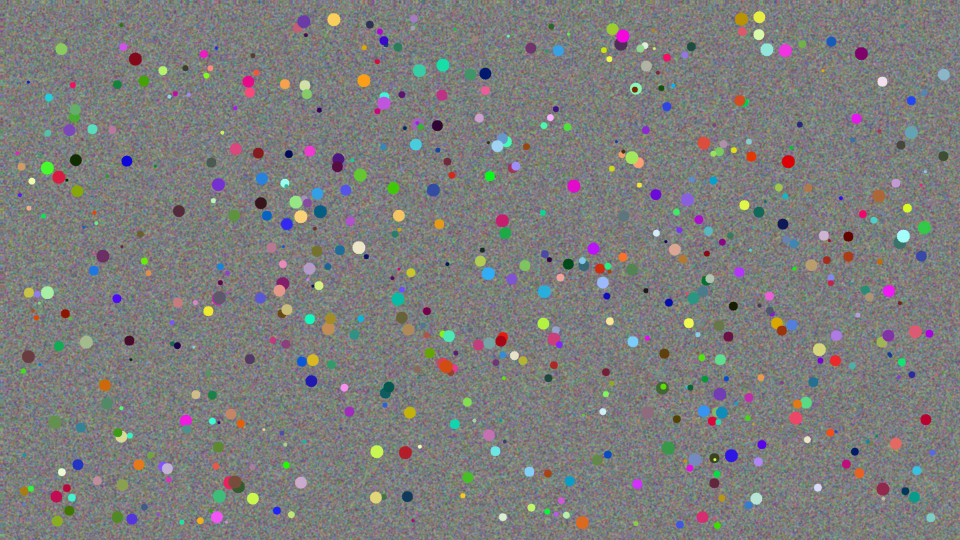
#> input picture frame 12 of tools/outputs/benchmark/shaky.mp4, 1920 x 1080 px (shown at 1/2 size)
$ python benchmark.py
#> lines starting #> are read from the running program, lines starting #| are printed output that depends on the picture
### src/video_stabilizer/core.py
"""Track features, smooth the camera path, and render corrected frames."""
from pathlib import Path
import time

import cv2
import numpy as np

from .audio import retain_audio


def is_scene_cut(previous, current):
    """Conservatively identify abrupt changes in luminance distribution.

    This heuristic can miss cuts between similarly lit scenes and can classify
    a strong exposure flash as a cut. It is not a semantic shot detector.
    """
    previous = cv2.resize(previous, (160, 90), interpolation=cv2.INTER_AREA)
    current = cv2.resize(current, (160, 90), interpolation=cv2.INTER_AREA)
    histograms = []
    for image in (previous, current):
        histogram = cv2.calcHist([image], [0], None, [32], [0, 256])
        histograms.append(cv2.normalize(histogram, None, norm_type=cv2.NORM_L1))
    distance = cv2.compareHist(*histograms, cv2.HISTCMP_BHATTACHARYYA)
    difference = float(np.mean(cv2.absdiff(previous, current)))
    return distance > 0.65 and difference > 35


def estimate_motion(previous, current):
    # Track on a bounded-size image, but estimate transforms in native pixels.
    # This avoids running optical flow over every 4K pixel.
    height, width = previous.shape[:2]
    factor = min(1., 1920 / max(width, height))
    coordinate_scale = np.ones(2, dtype=np.float32)
    if factor < 1:
        size = (round(width * factor), round(height * factor))
        previous = cv2.resize(previous, size, interpolation=cv2.INTER_AREA)
        current = cv2.resize(current, size, interpolation=cv2.INTER_AREA)
        coordinate_scale = np.array([width / size[0], height / size[1]], dtype=np.float32)
    points = cv2.goodFeaturesToTrack(previous, 500, 0.01, 10)
    if points is None or len(points) < 6:
        return np.eye(3), False
    tracked, status, _ = cv2.calcOpticalFlowPyrLK(previous, current, points, None)
    if tracked is None:
        return np.eye(3), False
    valid = status.ravel().astype(bool)
    if valid.sum() < 6:
        return np.eye(3), False
    affine, inliers = cv2.estimateAffinePartial2D(
        points[valid] * coordinate_scale, tracked[valid] * coordinate_scale, method=cv2.RANSAC,
        ransacReprojThreshold=3.0 * max(coordinate_scale),
    )
    if affine is None or inliers.sum() < 6 or not np.isfinite(affine).all():
        return np.eye(3), False
    scale = np.hypot(affine[0, 0], affine[1, 0])
    if not np.isfinite(scale) or scale < 1e-6:
        return np.eye(3), False
    # Keep scale with translation: dropping scale alone turns a centered zoom
    # into a false camera pan because its translation still includes the zoom.
    return np.vstack([affine, [0, 0, 1]]), True


# [141 lines left out: functions smooth_path, adaptive_crop, blend_correction, crop_at_strength, plan_bounded_crops, smooth_crop_zooms and 1 more, not called in this run]


def stabilize(source, destination, radius=15, zoom=1.05, comparison=None, adaptive=True, preserve_audio=True, progress=None, max_zoom=1.25):
    source, destination = Path(source), Path(destination)
    paths = [source.resolve(), destination.resolve()]
    if comparison:
        paths.append(Path(comparison).resolve())
    if len(set(paths)) != len(paths):
        raise ValueError("Input, output, and comparison paths must be different")
    if radius < 0 or not np.isfinite(zoom) or zoom < 1:
        raise ValueError("Radius must be nonnegative and zoom must be finite and at least 1")
    if adaptive and (not np.isfinite(max_zoom) or max_zoom < zoom):
        raise ValueError("Maximum zoom must be finite and at least the minimum crop zoom")
    started = time.perf_counter()
    capture = cv2.VideoCapture(str(source))
    writers = []
    try:
        ok, first = capture.read()
        if not ok:
            raise ValueError(f"Cannot read video: {source}")
        height, width = first.shape[:2]
        if min(width, height) < 4:
            raise ValueError("Video dimensions must be at least 4 pixels")
        fps = capture.get(cv2.CAP_PROP_FPS)
        if not np.isfinite(fps) or fps <= 0:
            raise ValueError("Video does not report a valid frame rate")
        previous = cv2.cvtColor(first, cv2.COLOR_BGR2GRAY)
        estimated_frames = max(1, int(capture.get(cv2.CAP_PROP_FRAME_COUNT)))
        if progress:
            progress("tracking", 0, estimated_frames)
        poses = [np.eye(3)]
        scene_starts = [0]
        failures = 0
        while True:
            ok, frame = capture.read()
            if not ok:
                break
            current = cv2.cvtColor(frame, cv2.COLOR_BGR2GRAY)
            if is_scene_cut(previous, current):
                scene_starts.append(len(poses))
                poses.append(np.eye(3))
            else:
                motion, reliable = estimate_motion(previous, current)
                poses.append(motion @ poses[-1])
                failures += not reliable
            previous = current
            if progress and len(poses) % 10 == 0:
                progress("tracking", len(poses), estimated_frames)
        if progress:
            progress("planning", 0, len(poses))
        path = np.array([[p[0, 2], p[1, 2], np.arctan2(p[1, 0], p[0, 0]),
                          np.log(np.hypot(p[0, 0], p[1, 0]))] for p in poses])
        scenes = list(zip(scene_starts, scene_starts[1:] + [len(poses)]))
        smoothed = np.empty_like(path)
        for start, end in scenes:
            path[start:end, 2] = np.unwrap(path[start:end, 2])
            smoothed[start:end] = smooth_path(path[start:end], radius)
        capture.release()
        capture = cv2.VideoCapture(str(source))
        for filename, size in [(destination, (width, height))] + ([(Path(comparison), (width * 2, height))] if comparison else []):
            filename.parent.mkdir(parents=True, exist_ok=True)
            writer = cv2.VideoWriter(str(filename), cv2.VideoWriter_fourcc(*"mp4v"), fps, size)
            writers.append(writer)
            if not writer.isOpened():
                raise ValueError(f"Cannot create video: {filename}")
        zoom_matrix = np.vstack([cv2.getRotationMatrix2D((width / 2, height / 2), 0, zoom), [0, 0, 1]])
        corrections = []
        for i, pose in enumerate(poses):
            x, y, angle, log_scale = smoothed[i]
            c, s = np.exp(log_scale) * np.array([np.cos(angle), np.sin(angle)])
            target = np.array([[c, -s, x], [s, c, y], [0, 0, 1]])
            correction = target @ np.linalg.inv(pose)
            corrections.append(correction)
        centers = plan_crop_centers(corrections, width, height, fps, scenes) if adaptive else [None] * len(poses)
        if adaptive:
            corrections, crop_zooms, strengths = plan_bounded_crops(
                corrections, centers, width, height, zoom, max_zoom, fps, scenes)
        else:
            corrections = [zoom_matrix @ correction for correction in corrections]
            crop_zooms = [np.hypot(correction[0, 0], correction[1, 0]) for correction in corrections]
            strengths = np.ones(len(corrections))
        # Express the limit per second so 30 and 120 FPS clips behave alike.
        rendered_zooms = np.array(crop_zooms)
        if adaptive:
            for start, end in scenes:
                rendered_zooms[start:end] = smooth_crop_zooms(crop_zooms[start:end], max_step=0.15 / fps)
        center = np.array([(width - 1) / 2, (height - 1) / 2])
        if progress:
            progress("rendering", 0, len(poses))
        for index, (correction, required, applied) in enumerate(zip(corrections, crop_zooms, rendered_zooms)):
            ok, frame = capture.read()
            if not ok:
                raise ValueError("Input changed or could not be decoded on the rendering pass")
            extra_zoom = applied / required
            envelope = np.array([[extra_zoom, 0, center[0] * (1 - extra_zoom)],
                                 [0, extra_zoom, center[1] * (1 - extra_zoom)], [0, 0, 1]])
            correction = envelope @ correction
            result = cv2.warpAffine(frame, correction[:2], (width, height), borderMode=cv2.BORDER_REFLECT)
            writers[0].write(result)
            if comparison:
                writers[1].write(np.hstack([frame, result]))
            if progress and ((index + 1) % 10 == 0 or index == len(poses) - 1):
                progress("rendering", index + 1, len(poses))
        # Finalize containers before FFmpeg reads them (particularly important
        # for MP4, whose index is written when the OpenCV writer closes).
        for writer in writers:
            writer.release()
        capture.release()
        audio_preserved = False
        if preserve_audio:
            if progress:
                progress("audio", 0, 1)
            audio_preserved = retain_audio(source, destination, len(poses) / fps)
            if comparison:
                retain_audio(source, comparison, len(poses) / fps)
        if progress:
            progress("complete", 1, 1)
        elapsed = time.perf_counter() - started
        return {"frames": len(poses), "fps": fps, "width": width, "height": height,
                "tracking_failures": int(failures), "seconds": round(time.perf_counter() - started, 3),
                "processing_fps": round(len(poses) / elapsed, 2),
                "max_feature_points": 500, "adaptive_crop": adaptive,
                "tracking_max_dimension": 1920,
                "scene_cuts": len(scene_starts) - 1,
                "scene_cut_frames": scene_starts[1:],
                "mean_crop_zoom": round(float(np.mean(rendered_zooms)), 4),
                "max_crop_zoom": round(float(np.max(rendered_zooms)), 4),
                "crop_zoom_limit": max_zoom if adaptive else None,
                "crop_limited_frames": int(np.sum(strengths < 1 - 1e-6)),
                "minimum_correction_strength": round(float(np.min(strengths)), 4),
                "max_crop_zoom_step": round(float(np.max(np.abs(np.diff(rendered_zooms)))), 6) if len(rendered_zooms) > 1 else 0.,
                "audio_preserved": audio_preserved}
    finally:
        capture.release()
        for writer in writers:
            writer.release()

### tools/benchmark.py
"""Reproducible synthetic evaluation; not a substitute for real-footage tests."""
import argparse
import hashlib
import json
from pathlib import Path

import cv2
import numpy as np

from video_stabilizer.core import stabilize


# [28 lines left out: function measure_jitter, not called in this run]


def main():
    parser = argparse.ArgumentParser(description=__doc__)
    parser.add_argument("--frames", type=int, default=120)
    parser.add_argument("--directory", type=Path, default=Path("outputs/benchmark"))
    args = parser.parse_args()
    if args.frames < 3:
        parser.error("--frames must be at least 3")
    args.directory.mkdir(parents=True, exist_ok=True)
    source = args.directory / "shaky.mp4"
    output = args.directory / "stabilized.mp4"
    rng = np.random.default_rng(2026)
    base = rng.integers(20, 235, (1080, 1920, 3), dtype=np.uint8)
    base = cv2.GaussianBlur(base, (5, 5), 0)
    for _ in range(600):
        center = tuple(int(v) for v in rng.integers([30, 30], [1890, 1050]))
        color = tuple(int(v) for v in rng.integers(0, 256, 3))
        cv2.circle(base, center, int(rng.integers(3, 14)), color, -1)
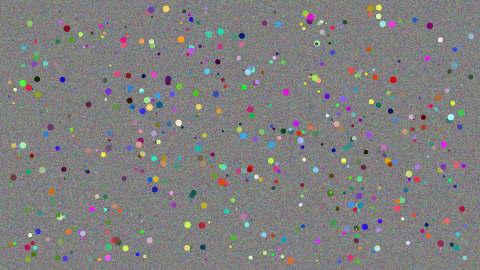
#> base: shape (1080, 1920, 3) (shown at 1/4 size); mean of channels 0, 1, 2 126.9, 126.9, 127.4; drawn as B, G, R
    writer = cv2.VideoWriter(str(source), cv2.VideoWriter_fourcc(*"mp4v"), 120, (1920, 1080))
    if not writer.isOpened():
        raise RuntimeError("Cannot create benchmark input")
    try:
        for i in range(args.frames):
            # Intentional slow pan plus independently sampled camera shake.
            dx = i * 0.25 + rng.normal(0, 5)
            dy = rng.normal(0, 4)
            frame = cv2.warpAffine(base, np.float32([[1, 0, dx], [0, 1, dy]]), (1920, 1080), borderMode=cv2.BORDER_REFLECT)
            writer.write(frame)
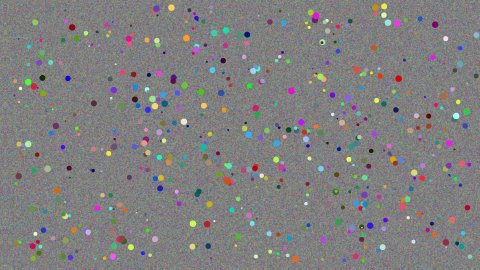
#> frame: shape (1080, 1920, 3) (shown at 1/4 size); mean of channels 0, 1, 2 126.9, 126.9, 127.5; drawn as B, G, R
    finally:
        writer.release()
    report = stabilize(source, output, radius=15)
#> in stabilize, first is the input picture: shape (1080, 1920, 3); mean B, G, R 124.3, 125.5, 125.1
#> in stabilize, `previous = cv2.cvtColor(first, cv2.COLOR_BGR2GRAY)`:
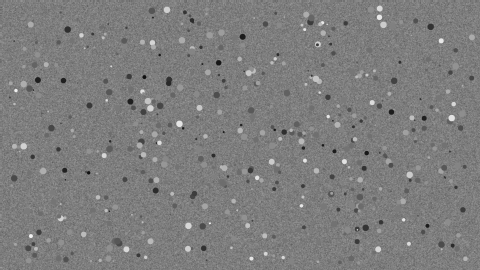
#> previous: shape (1080, 1920) (shown at 1/4 size); min 10, max 248, mean 125.2
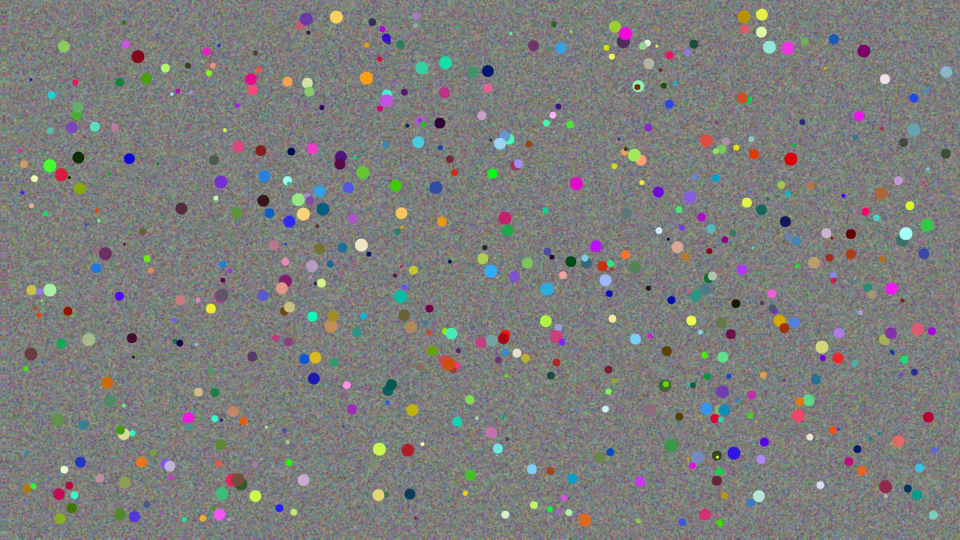
#> input picture frame 13 of tools/outputs/benchmark/shaky.mp4, 1920 x 1080 px (shown at 1/2 size)
#> in stabilize, frame is the input picture: shape (1080, 1920, 3); mean B, G, R 124.1, 125.6, 124.9
#> in stabilize, `current = cv2.cvtColor(frame, cv2.COLOR_BGR2GRAY)`:
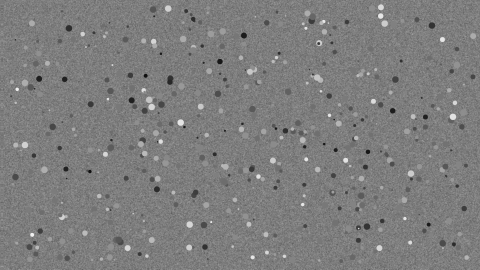
#> current: shape (1080, 1920) (shown at 1/4 size); min 9, max 248, mean 125.2
#> in is_scene_cut, `previous = cv2.resize(previous, (160, 90), interpolation=cv2.INTER_AREA)`:
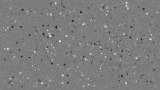
#> previous: shape (90, 160); min 29, max 230, mean 125.2
#> in is_scene_cut, `current = cv2.resize(current, (160, 90), interpolation=cv2.INTER_AREA)`:
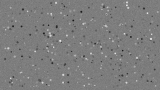
#> current: shape (90, 160); min 23, max 228, mean 125.2
#> the loop in is_scene_cut, `for image in (previous, current):` made 2 passes
#> after the loop in is_scene_cut, `for image in (previous, current):`: histograms = 2 items
#> in is_scene_cut, `distance = cv2.compareHist(*histograms, cv2.HISTCMP_BHATTACHARYYA)`: distance = 0.0177
#> in is_scene_cut, `difference = float(np.mean(cv2.absdiff(previous, current)))`: difference = 4.39
#> in estimate_motion, `height, width = previous.shape[:2]`: height = 1080; width = 1920
#> in estimate_motion, `factor = min(1., 1920 / max(width, height))`: factor = 1
#> in estimate_motion, `points = cv2.goodFeaturesToTrack(previous, 500, 0.01, 10)`: points = 500 rows, first 8: [245, 862], [1431, 917], [231, 874], [736, 516], [576, 370], [254, 867], [766, 90], [627, 574]
#> in estimate_motion, `tracked, status, _ = cv2.calcOpticalFlowPyrLK(previous, current, point..`: tracked = 500 rows, first 8: [250, 857], [1436, 912], [236, 868.9], [741, 511], [581, 365], [259, 862], [771, 84.99], [632, 569]; status = 500 values from 1 to 1
#> in estimate_motion, `affine, inliers = cv2.estimateAffinePartial2D( points[valid] * coordin..`: affine = [[1, 2.61e-06, 5], [-2.61e-06, 1, -5.02]]; inliers = 500 values from 1 to 1
#> in estimate_motion, `scale = np.hypot(affine[0, 0], affine[1, 0])`: scale = 1
#> in stabilize, `motion, reliable = estimate_motion(previous, current)`: motion = [[1, 2.61e-06, 5], [-2.61e-06, 1, -5.02], [0, 0, 1]]; reliable = True
#> in stabilize, `failures += not reliable`: failures = 0
    before, after = measure_jitter(source), measure_jitter(output)
    report.update({"evaluation": "synthetic translation shake with constant pan; seed=2026",
                   "settings": {"radius": 15, "minimum_zoom": 1.05, "maximum_zoom": 1.25},
                   "source_sha256": hashlib.sha256(source.read_bytes()).hexdigest(),
                   "output_sha256": hashlib.sha256(output.read_bytes()).hexdigest(),
                   "metric": "RMS inter-frame displacement change (pixels/frame^2), phase correlation",
                   "input_jitter": before, "output_jitter": after,
                   "jitter_reduction_percent": 100 * (1 - after / before),
                   "real_time_120fps_verified": report["processing_fps"] >= 120,
                   "limitations": "Synthetic translation only; excludes rotation, parallax, scene cuts, audio and real-world quality."})
    (args.directory / "report.json").write_text(json.dumps(report, indent=2) + "\n")
    print(json.dumps(report, indent=2))


if __name__ == "__main__":
    main()

$ run again, starting later in the video
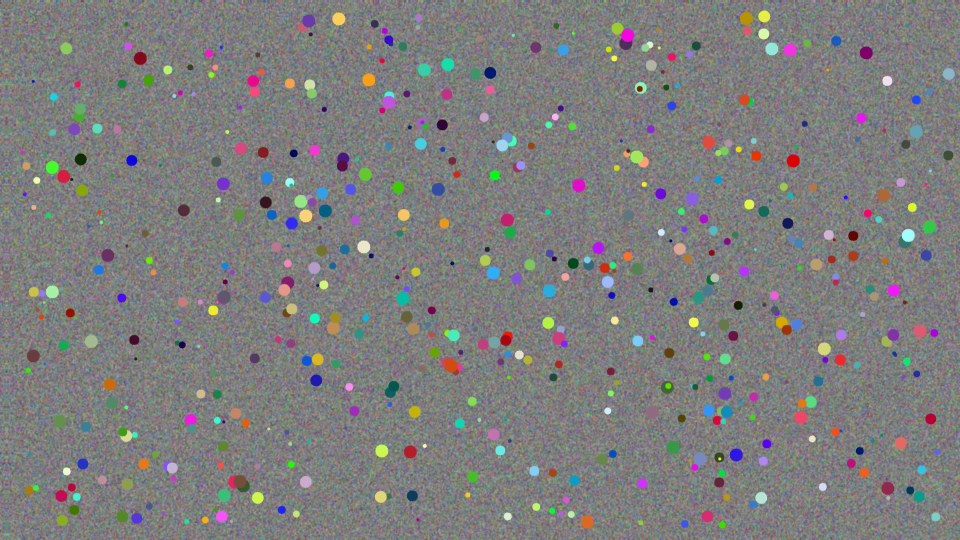
#> input picture frame 54 of tools/outputs/benchmark/shaky.mp4, 1920 x 1080 px (shown at 1/2 size)
#> in stabilize, first is the input picture: shape (1080, 1920, 3); mean B, G, R 124.9, 125.6, 125.6
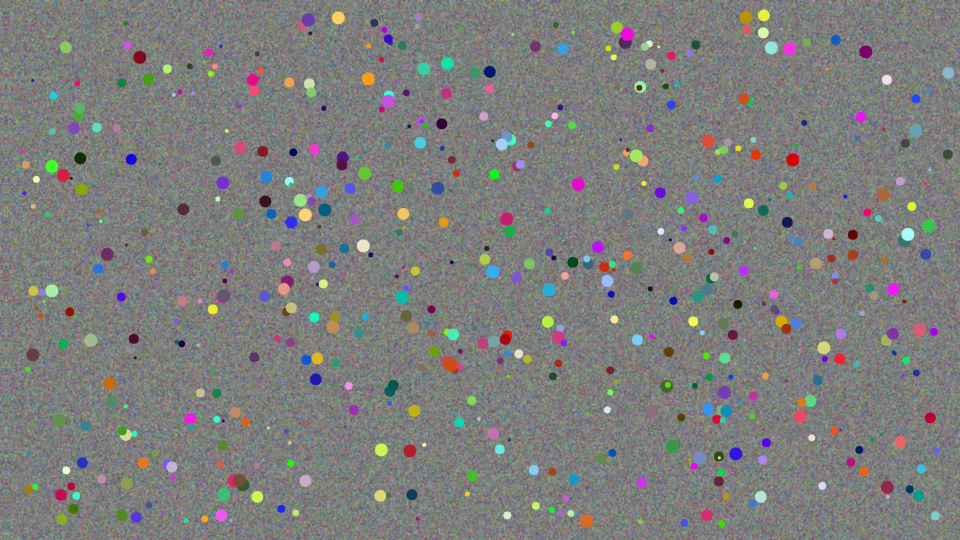
#> input picture frame 55 of tools/outputs/benchmark/shaky.mp4, 1920 x 1080 px (shown at 1/2 size)
#> in stabilize, frame is the input picture: shape (1080, 1920, 3); mean B, G, R 124.4, 125.8, 125.2
#> in is_scene_cut, `previous = cv2.resize(previous, (160, 90), interpolation=cv2.INTER_AREA)`:
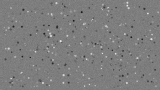
#> previous: shape (90, 160); min 27, max 230, mean 125.5
#> the loop in is_scene_cut, `for image in (previous, current):` made 2 passes
#> after the loop in is_scene_cut, `for image in (previous, current):`: histograms = 2 items
#> distance = 0.0181
#> difference = 1.7
#> in estimate_motion, `height, width = previous.shape[:2]`: height = 1080; width = 1920
#> factor = 1
#> points = 500 rows, first 8: [255, 861], [1441, 916], [586, 369], [241, 873], [637, 573], [739, 508], [1343, 483], [581, 629]
#> tracked = 500 rows, first 8: [254, 858.9], [1440.1, 913.9], [585, 366.9], [240, 870.9], [636.1, 570.9], [738.1, 505.9], [1342, 480.9], [580.1, 626.9]; status = 500 values from 1 to 1
#> affine = [[1, 3.18e-06, -0.971], [-3.18e-06, 1, -2.09]]; inliers = 500 values from 1 to 1
#> scale = 1
#> motion = [[1, 3.18e-06, -0.971], [-3.18e-06, 1, -2.09], [0, 0, 1]]; reliable = True
#> failures = 0

$ run again, starting later in the video
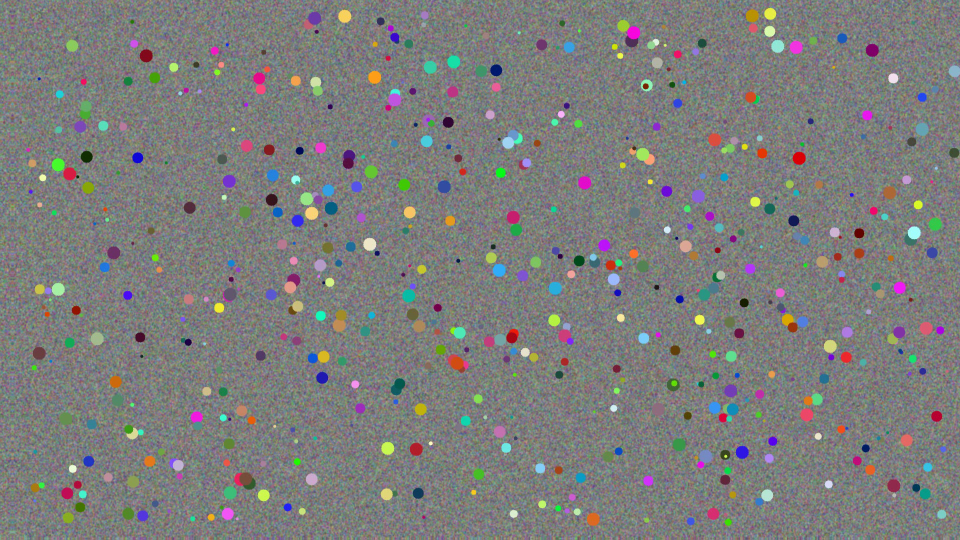
#> input picture frame 97 of tools/outputs/benchmark/shaky.mp4, 1920 x 1080 px (shown at 1/2 size)
#> in stabilize, `previous = cv2.cvtColor(first, cv2.COLOR_BGR2GRAY)`:
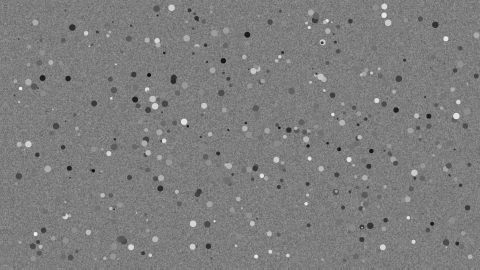
#> previous: shape (1080, 1920) (shown at 1/4 size); min 10, max 248, mean 125.2
#> in stabilize, frame is the input picture: shape (1080, 1920, 3); mean B, G, R 123.9, 125.4, 124.7
#> in is_scene_cut, `previous = cv2.resize(previous, (160, 90), interpolation=cv2.INTER_AREA)`:
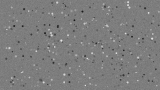
#> previous: shape (90, 160); min 23, max 228, mean 125.2
#> the loop in is_scene_cut, `for image in (previous, current):` made 2 passes
#> after the loop in is_scene_cut, `for image in (previous, current):`: histograms = 2 items
#> distance = 0.018
#> difference = 2.49
#> in estimate_motion, `height, width = previous.shape[:2]`: height = 1080; width = 1920
#> factor = 1
#> points = 500 rows, first 8: [250, 866], [1446, 909], [263, 854], [595, 362], [754, 508], [646, 566], [785, 82], [1352, 476]
#> tracked = 500 rows, first 8: [253.1, 867.6], [1449.1, 910.6], [266.1, 855.6], [598.1, 363.6], [757.1, 509.6], [649.2, 567.6], [788.1, 83.58], [1355.1, 477.6]; status = 500 values from 1 to 1
#> affine = [[1, -5.53e-06, 3.1], [5.53e-06, 1, 1.57]]; inliers = 500 values from 1 to 1
#> scale = 1
#> motion = [[1, -5.53e-06, 3.1], [5.53e-06, 1, 1.57], [0, 0, 1]]; reliable = True
#> failures = 0
